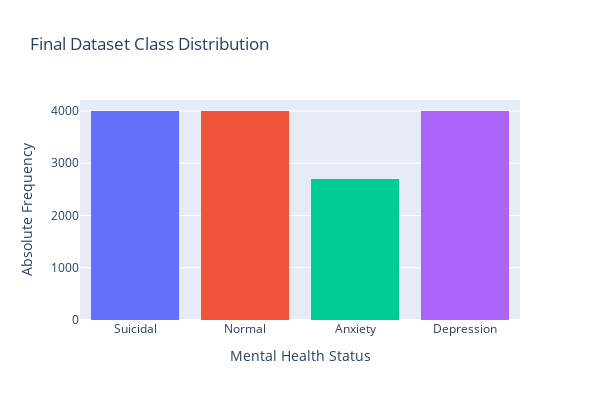

The notebook cell this image was saved under:
### Markdown cell above
The final dataset distribution is shown below.

### Code cell
import pandas as pd
import plotly.express as px
id2label = {0: 'Depression', 1: 'Normal', 2: 'Anxiety', 3: 'Suicidal'}
label2id = {'Depression': 0, 'Normal': 1,'Anxiety': 2, 'Suicidal':3 }
X_train['label'] = X_train['label'].map(id2label)
X_val['label'] = X_val['label'].map(id2label)
X_test['label'] = X_test['label'].map(id2label)
X_combined = pd.concat([X_train, X_val, X_test], ignore_index=True)
fig = px.histogram(X_combined, x='label', color='label',
                   title='Final Dataset Class Distribution',
                   labels={'label': 'Mental Health Status'},
                   category_orders={'label': X_combined['label'].unique()})

fig.update_layout(
    xaxis_title='Mental Health Status',
    yaxis_title='Absolute Frequency',
    width=600,
    height=400,
    showlegend=False
)

fig.show()

### Figure 1 — Plotly figure (JSON) as saved in the notebook; plotly's stock layout.template omitted (floating-point values rounded to 4 significant figures; data arrays with more than 128 entries replaced by an {"elided": "..."} marker saying what was removed)
{"data": [{"alignmentgroup": "True", "bingroup": "x", "hovertemplate": "Mental Health Status=%{x}<br>count=%{y}<extra></extra>", "legendgroup": "Suicidal", "marker": {"color": "#636efa", "pattern": {"shape": ""}}, "name": "Suicidal", "offsetgroup": "Suicidal", "orientation": "v", "showlegend": true, "type": "histogram", "x": {"elided": "4000 str values"}, "xaxis": "x", "yaxis": "y"}, {"alignmentgroup": "True", "bingroup": "x", "hovertemplate": "Mental Health Status=%{x}<br>count=%{y}<extra></extra>", "legendgroup": "Normal", "marker": {"color": "#EF553B", "pattern": {"shape": ""}}, "name": "Normal", "offsetgroup": "Normal", "orientation": "v", "showlegend": true, "type": "histogram", "x": {"elided": "4000 str values"}, "xaxis": "x", "yaxis": "y"}, {"alignmentgroup": "True", "bingroup": "x", "hovertemplate": "Mental Health Status=%{x}<br>count=%{y}<extra></extra>", "legendgroup": "Anxiety", "marker": {"color": "#00cc96", "pattern": {"shape": ""}}, "name": "Anxiety", "offsetgroup": "Anxiety", "orientation": "v", "showlegend": true, "type": "histogram", "x": {"elided": "2700 str values"}, "xaxis": "x", "yaxis": "y"}, {"alignmentgroup": "True", "bingroup": "x", "hovertemplate": "Mental Health Status=%{x}<br>count=%{y}<extra></extra>", "legendgroup": "Depression", "marker": {"color": "#ab63fa", "pattern": {"shape": ""}}, "name": "Depression", "offsetgroup": "Depression", "orientation": "v", "showlegend": true, "type": "histogram", "x": {"elided": "4000 str values"}, "xaxis": "x", "yaxis": "y"}], "layout": {"barmode": "relative", "height": 400, "legend": {"title": {"text": "Mental Health Status"}, "tracegroupgap": 0}, "showlegend": false, "title": {"text": "Final Dataset Class Distribution"}, "width": 600, "xaxis": {"anchor": "y", "categoryarray": ["Suicidal", "Normal", "Anxiety", "Depression"], "categoryorder": "array", "domain": [0, 1], "title": {"text": "Mental Health Status"}}, "yaxis": {"anchor": "x", "domain": [0, 1], "title": {"text": "Absolute Frequency"}}}}
